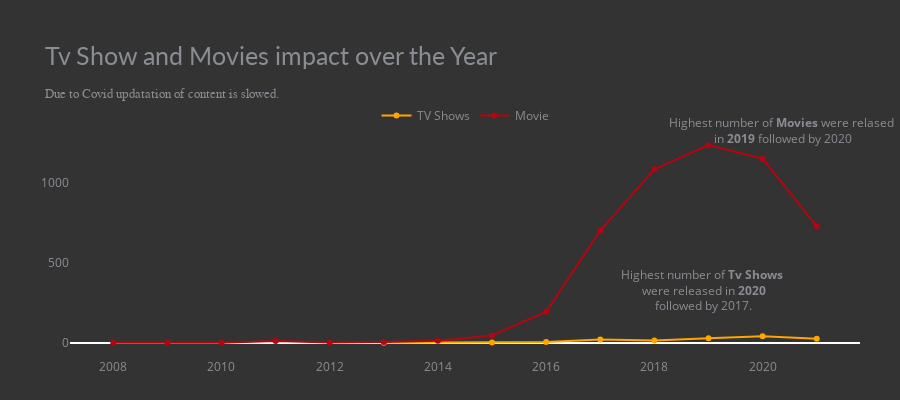

Notebook source saved alongside this figure:
### Markdown cell above
<h4>Graph 2</h4>
<p>Now, let's see how has been the impact of movies and tv shows over the years.</p>

### Code cell
d1 = df[df['type'] == "TV Show"]
d2 = df[df['type'] == "Movie"]

col = 'year_added'

vc1 = d1[col].value_counts().reset_index().rename(columns={col: 'count', 'index': col})
vc1['percent'] = vc1['count'].apply(lambda x: 100*x/sum(vc1['count']))
vc1 = vc1.sort_values(col)

vc2 = d2[col].value_counts().reset_index().rename(columns={col: 'count', 'index': col})
vc2['percent'] = vc2['count'].apply(lambda x: 100*x/sum(vc2['count']))
vc2 = vc2.sort_values(col)

trace1 = go.Scatter(x=vc1[col], y=vc1['count'], name="TV Shows", marker=dict(color='orange'))
trace2 = go.Scatter(x=vc2[col], y=vc2['count'], name="Movie", marker=dict(color='#b20710'))
data = [trace1, trace2]
fig_line = go.Figure(data)

fig_line.update_traces(hovertemplate=None)
fig_line.update_xaxes(showgrid=False)
fig_line.update_yaxes(showgrid=False)

large_title_format = 'Tv Show and Movies impact over the Year'
small_title_format = "<span style='font-size:13px; font-family:Tahoma'>Due to Covid updatation of content is slowed."
fig_line.update_layout(title=large_title_format + "<br>" + small_title_format, height=400,
                    margin=dict(t=130, b=0, l=70, r=40),
                    hovermode='x unified', xaxis_title=' ', yaxis_title=' ', plot_bgcolor='#333', paper_bgcolor='#333', title_font=dict(size=25, color='#8a8d93', family='Lato, sans-serif'), font=dict(color='#8a8d93'), legend=dict(orientation="h", yanchor="bottom", y=1, xanchor="center", x=0.5))

fig_line.add_annotation(dict(x=0.8, y=0.3, ax=0, ay=0, xref="paper", yref="paper",
                        text="Highest number of <b>Tv Shows</b><br> were released in <b>2020</b><br> followed by 2017."))
fig_line.add_annotation(dict(x=0.9, y=1, ax=0, ay=0, xref="paper", yref='paper',
                        text="Highest number of <b>Movies</b> were relased<br> in <b>2019</b> followed by 2020"))

fig_line.show()

### Figure 1 — Plotly figure (JSON) as saved in the notebook; plotly's stock layout.template omitted (floating-point values rounded to 4 significant figures)
{"data": [{"marker": {"color": "orange"}, "name": "TV Shows", "type": "scatter", "x": [2013, 2015, 2016, 2017, 2018, 2019, 2020, 2021], "y": [1, 3, 7, 22, 16, 29, 43, 26]}, {"marker": {"color": "#b20710"}, "name": "Movie", "type": "scatter", "x": [2008, 2009, 2010, 2011, 2012, 2013, 2014, 2015, 2016, 2017, 2018, 2019, 2020, 2021], "y": [1, 2, 1, 13, 3, 6, 14, 47, 195, 702, 1085, 1236, 1151, 729]}], "layout": {"annotations": [{"ax": 0, "ay": 0, "text": "Highest number of <b>Tv Shows</b><br> were released in <b>2020</b><br> followed by 2017.", "x": 0.8, "xref": "paper", "y": 0.3, "yref": "paper"}, {"ax": 0, "ay": 0, "text": "Highest number of <b>Movies</b> were relased<br> in <b>2019</b> followed by 2020", "x": 0.9, "xref": "paper", "y": 1, "yref": "paper"}], "font": {"color": "#8a8d93"}, "height": 400, "hovermode": "x unified", "legend": {"orientation": "h", "x": 0.5, "xanchor": "center", "y": 1, "yanchor": "bottom"}, "margin": {"b": 0, "l": 70, "r": 40, "t": 130}, "paper_bgcolor": "#333", "plot_bgcolor": "#333", "title": {"font": {"color": "#8a8d93", "family": "Lato, sans-serif", "size": 25}, "text": "Tv Show and Movies impact over the Year<br><span style='font-size:13px; font-family:Tahoma'>Due to Covid updatation of content is slowed."}, "xaxis": {"showgrid": false, "title": {"text": " "}}, "yaxis": {"showgrid": false, "title": {"text": " "}}}}
